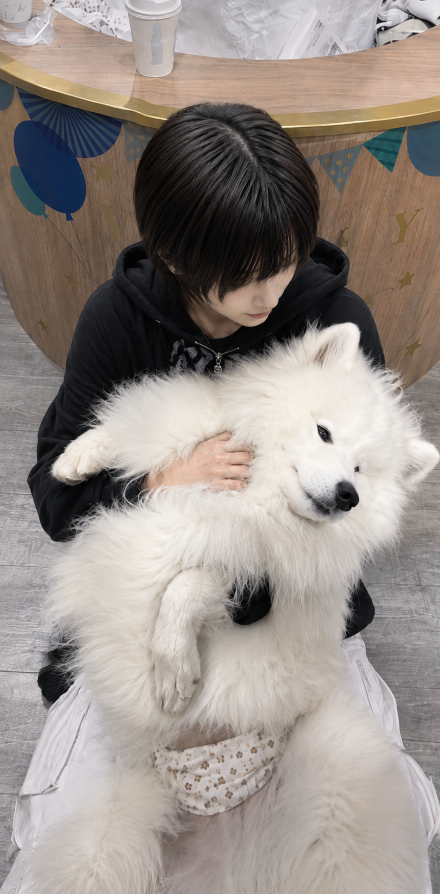
#> input picture scripts/assets/Oki-Kazuma.png, 880 x 1787 px (shown at 1/2 size)
$ python build-about-photo.py
#> lines starting #> are read from the running program, lines starting #| are printed output that depends on the picture
"""プロフィール写真をつくる

    python scripts/build-about-photo.py

scripts/assets/Oki-Kazuma.png（縦長の元写真）を 3:4 に切って WebP にする。
TOPのAboutセクションとAboutページで同じ1枚を使う。

元写真は 880x1787 と縦に長いため、そのまま載せると本文より縦に長くなる。
顔と犬の顔が両方入る位置で切り取る。
"""

from pathlib import Path

from PIL import Image

ROOT = Path(__file__).resolve().parent.parent
SRC = ROOT / "scripts" / "assets" / "Oki-Kazuma.png"
DEST = ROOT / "public" / "images" / "about-portrait.webp"

# 切り取る比率（幅 : 高さ）
RATIO = (3, 4)

# 切り取りの開始位置。0で上端、1で下端。
# 0.2 で顔（上から約11%）と犬の顔（約55%）が収まる。
TOP = 0.2


def main():
    src = Image.open(SRC).convert("RGB")
    w, h = src.size
#> w = 880; h = 1787

    box_h = round(w * RATIO[1] / RATIO[0])
#> box_h = 1173
    if box_h > h:                       # 元が横長なら幅のほうを詰める
        box_h = h
        box_w = round(h * RATIO[0] / RATIO[1])
        left = (w - box_w) // 2
        top = 0
    else:
        box_w = w
#> box_w = 880
        left = 0
        top = round((h - box_h) * TOP)
#> top = 123

    out = src.crop((left, top, left + box_w, top + box_h))
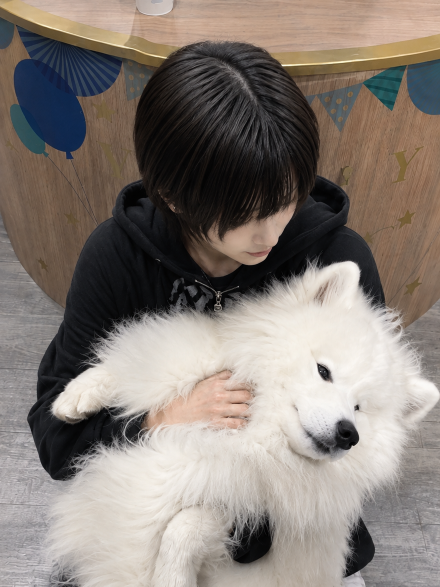
#> out: PIL image 880x1173 RGB (shown at 1/2 size); mean R, G, B 134.4, 125.4, 118.6

    if out.width > 960:                 # 実際に使う最大幅は 420px 程度。2倍で足りる
        out = out.resize((960, round(out.height * 960 / out.width)), Image.LANCZOS)

    out.save(DEST, "WEBP", quality=86, method=6)
    print(f"about-portrait.webp  {out.width}x{out.height}"
          f"（元 {w}x{h} の y={top}〜{top + box_h} を使用）  "
#> (the run stopped early here; a loop or call above may not have finished)

$ run again, with scripts/assets/sky-source.webp saved as scripts/assets/Oki-Kazuma.png
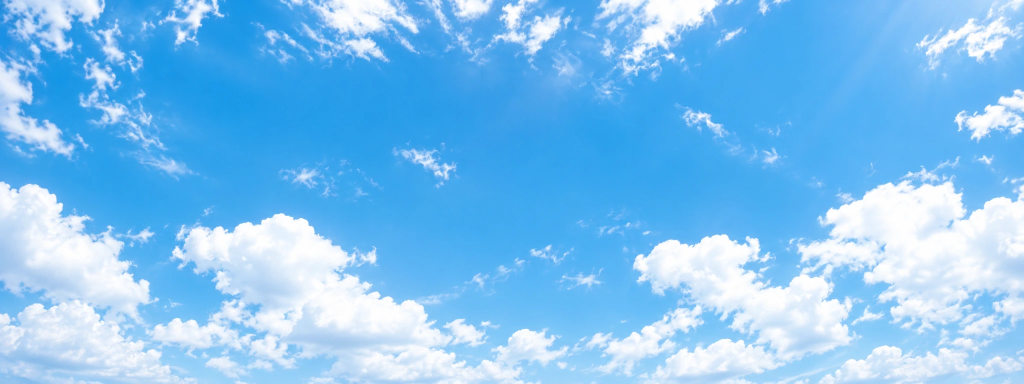
#> input picture scripts/assets/sky-source.webp, 2048 x 768 px (shown at 1/2 size)
#> in main, src is the input picture: PIL image 2048x768 RGB; mean R, G, B 127.5, 194.2, 243.2
#> in main, `out = src.crop((left, top, left + box_w, top + box_h))`:
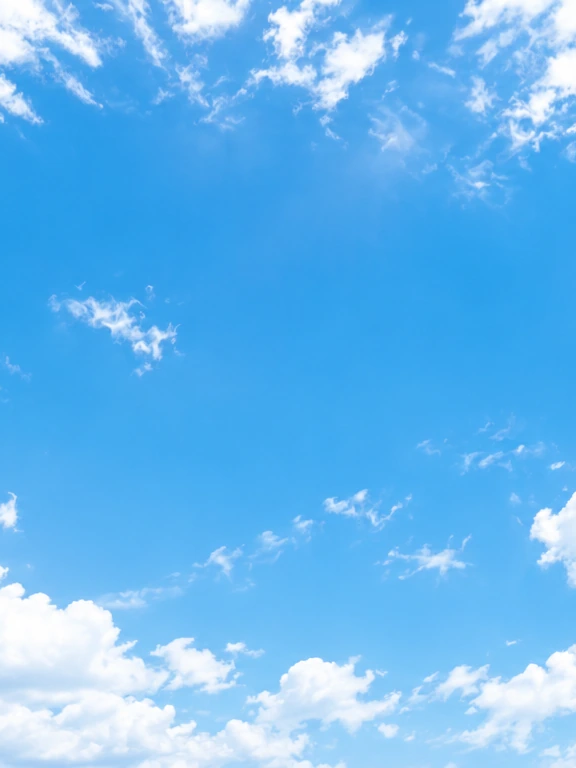
#> out: PIL image 576x768 RGB; mean R, G, B 105.1, 184.6, 241.5
